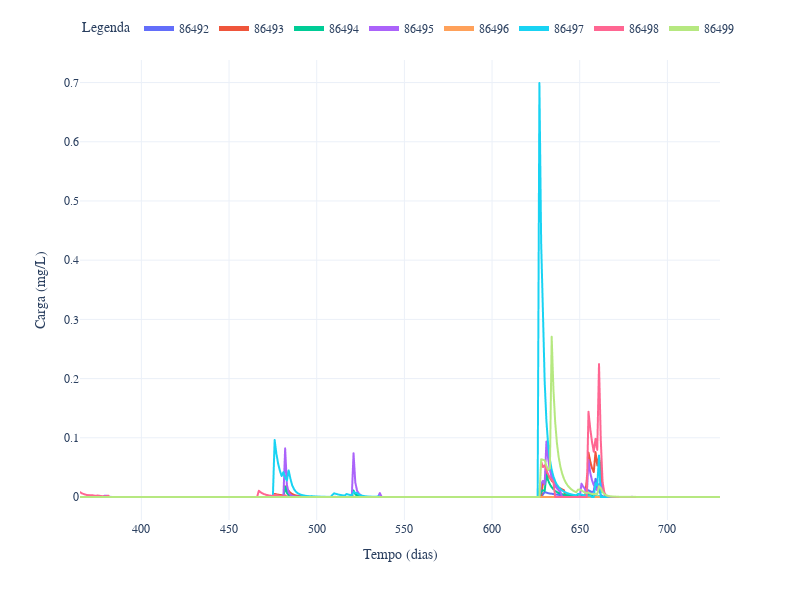

The cell this chart's notebook holds for it:
### Markdown cell above
Polutograma (mg/L) DBO

### Code cell
fig = df_WoC[365:].plot()
fig.update_layout(
    xaxis_title='Tempo (dias)',
    yaxis_title='Carga (mg/L)',
    legend_title='Legenda',
    legend=dict(y=1.1, orientation='h', itemsizing='constant'),
    font_family='CMU Serif',
    font=dict(size=12),
    width=800,
    height=600
)
fig.show()

### Figure 1 — Plotly figure (JSON) as saved in the notebook; plotly's stock layout.template omitted (floating-point values rounded to 4 significant figures; data arrays with more than 128 entries replaced by an {"elided": "..."} marker saying what was removed)
{"data": [{"hovertemplate": "variable=86492<br>index=%{x}<br>value=%{y}<extra></extra>", "legendgroup": "86492", "line": {"color": "#636efa", "dash": "solid"}, "marker": {"symbol": "circle"}, "mode": "lines", "name": "86492", "showlegend": true, "type": "scattergl", "x": {"elided": "366 int values"}, "xaxis": "x", "y": {"elided": "366 float values"}, "yaxis": "y"}, {"hovertemplate": "variable=86493<br>index=%{x}<br>value=%{y}<extra></extra>", "legendgroup": "86493", "line": {"color": "#EF553B", "dash": "solid"}, "marker": {"symbol": "circle"}, "mode": "lines", "name": "86493", "showlegend": true, "type": "scattergl", "x": {"elided": "366 int values"}, "xaxis": "x", "y": {"elided": "366 float values"}, "yaxis": "y"}, {"hovertemplate": "variable=86494<br>index=%{x}<br>value=%{y}<extra></extra>", "legendgroup": "86494", "line": {"color": "#00cc96", "dash": "solid"}, "marker": {"symbol": "circle"}, "mode": "lines", "name": "86494", "showlegend": true, "type": "scattergl", "x": {"elided": "366 int values"}, "xaxis": "x", "y": {"elided": "366 float values"}, "yaxis": "y"}, {"hovertemplate": "variable=86495<br>index=%{x}<br>value=%{y}<extra></extra>", "legendgroup": "86495", "line": {"color": "#ab63fa", "dash": "solid"}, "marker": {"symbol": "circle"}, "mode": "lines", "name": "86495", "showlegend": true, "type": "scattergl", "x": {"elided": "366 int values"}, "xaxis": "x", "y": {"elided": "366 float values"}, "yaxis": "y"}, {"hovertemplate": "variable=86496<br>index=%{x}<br>value=%{y}<extra></extra>", "legendgroup": "86496", "line": {"color": "#FFA15A", "dash": "solid"}, "marker": {"symbol": "circle"}, "mode": "lines", "name": "86496", "showlegend": true, "type": "scattergl", "x": {"elided": "366 int values"}, "xaxis": "x", "y": {"elided": "366 int values"}, "yaxis": "y"}, {"hovertemplate": "variable=86497<br>index=%{x}<br>value=%{y}<extra></extra>", "legendgroup": "86497", "line": {"color": "#19d3f3", "dash": "solid"}, "marker": {"symbol": "circle"}, "mode": "lines", "name": "86497", "showlegend": true, "type": "scattergl", "x": {"elided": "366 int values"}, "xaxis": "x", "y": {"elided": "366 float values"}, "yaxis": "y"}, {"hovertemplate": "variable=86498<br>index=%{x}<br>value=%{y}<extra></extra>", "legendgroup": "86498", "line": {"color": "#FF6692", "dash": "solid"}, "marker": {"symbol": "circle"}, "mode": "lines", "name": "86498", "showlegend": true, "type": "scattergl", "x": {"elided": "366 int values"}, "xaxis": "x", "y": {"elided": "366 float values"}, "yaxis": "y"}, {"hovertemplate": "variable=86499<br>index=%{x}<br>value=%{y}<extra></extra>", "legendgroup": "86499", "line": {"color": "#B6E880", "dash": "solid"}, "marker": {"symbol": "circle"}, "mode": "lines", "name": "86499", "showlegend": true, "type": "scattergl", "x": {"elided": "366 int values"}, "xaxis": "x", "y": {"elided": "366 float values"}, "yaxis": "y"}], "layout": {"font": {"family": "CMU Serif", "size": 12}, "height": 600, "legend": {"itemsizing": "constant", "orientation": "h", "title": {"text": "Legenda"}, "tracegroupgap": 0, "y": 1.1}, "margin": {"t": 60}, "width": 800, "xaxis": {"anchor": "y", "domain": [0, 1], "title": {"text": "Tempo (dias)"}}, "yaxis": {"anchor": "x", "domain": [0, 1], "title": {"text": "Carga (mg/L)"}}}}
